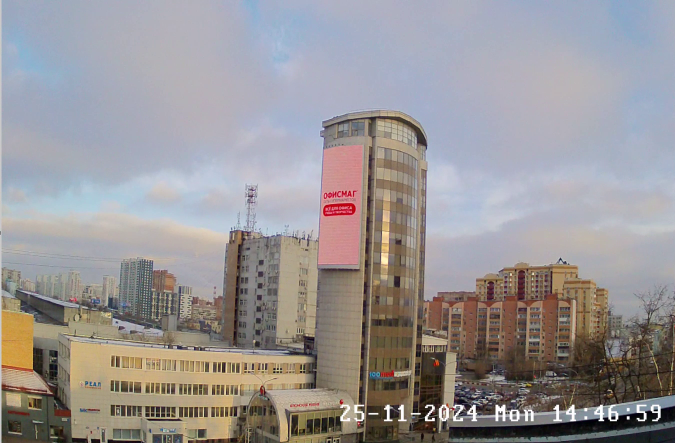
#> input picture image.png, 1350 x 886 px (shown at 1/2 size)
$ python DZ_11_1.py
#> lines starting #> are read from the running program, lines starting #| are printed output that depends on the picture
import glob, os
from PIL import Image


im = Image.open('image.png')
#> im is the input picture: PIL image 1350x886 RGBA; mean R, G, B, A 152.7, 148.7, 149.8, 255
print(f'im: {im.format}, {im.size}, {im.mode}')
#| im: PNG, (1350, 886), RGBA
im.show()
im = im.convert('RGB')
#> im: PIL image 1350x886 RGB
im.thumbnail((600,600))
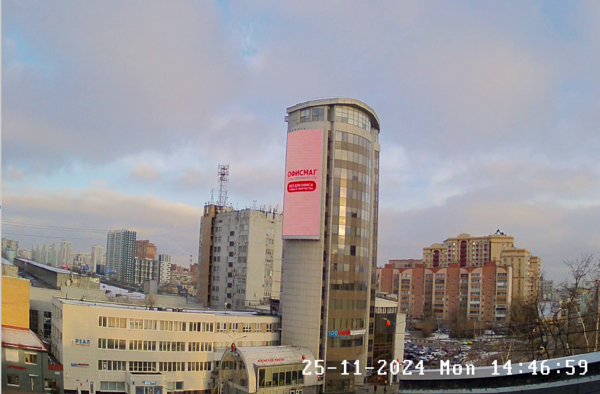
#> im: PIL image 600x394 RGB; mean R, G, B 152.7, 148.7, 149.8
im.convert('RGB')
im.save('image_converted.jpg')

# Скрипт ищет файлы с расширением .png в папке Images, изменяет их размер на 800x600 и переводит их в .jpg
# сохраняет файлы в папке converted
size = 800, 600
for infile in glob.glob("Images/*.png"):
    files_list  = infile.split('/')
    file, ext = os.path.splitext(files_list[1])
    im = Image.open(infile).resize(size)
    current_dir = os.getcwd()
    dir_name = current_dir + '/Images/converted'

    if os.path.isdir(dir_name) == False:
        os.mkdir(dir_name)
    im.convert('RGB').save('./Images/converted/' + file + ".jpg", "JPEG")
